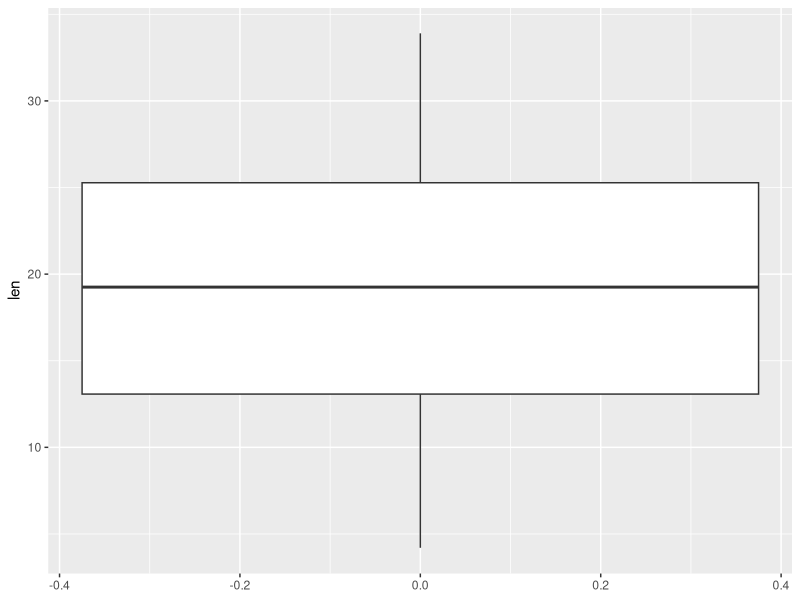
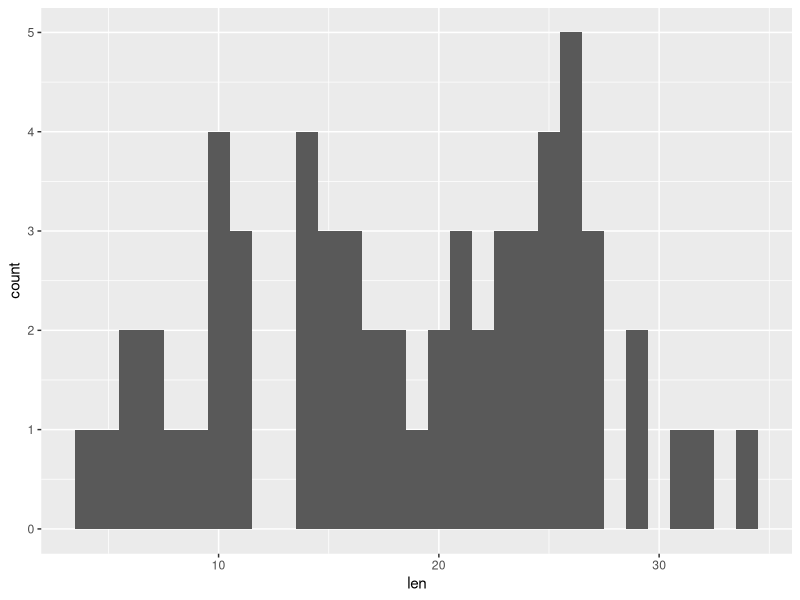
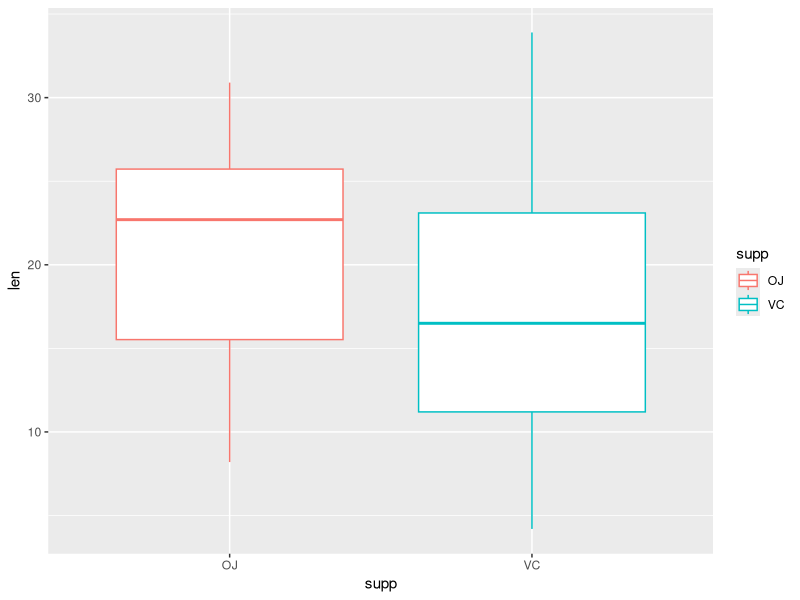
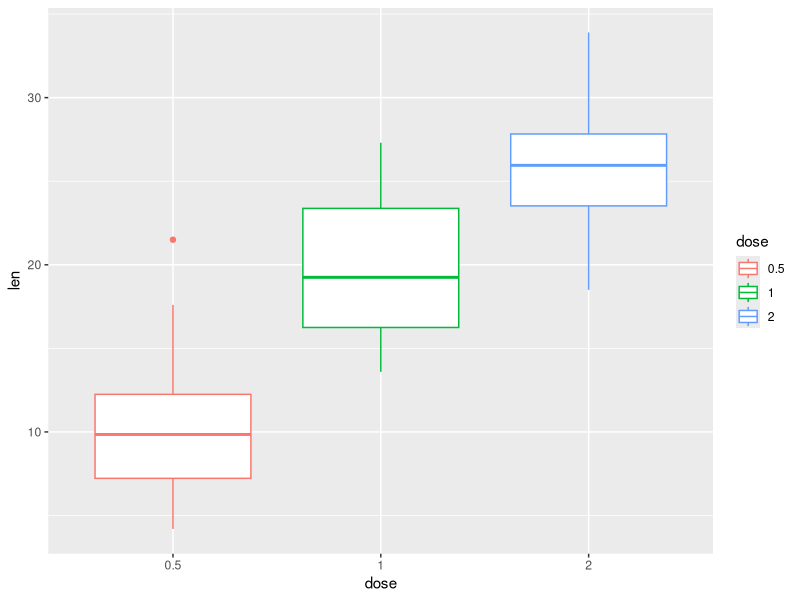

These charts were generated, in order, by the following R code:
## ---- chunk 1
#loading necessary packages
library(tidyverse)
## ---- chunk 2
#loading ToothGrowth dataset
data("ToothGrowth")
# Getting info about internal structure of the data
str(ToothGrowth)
## ---- chunk 3
#Getting first few values in ToothGrowth Data
head(ToothGrowth)
## ---- chunk 4
ToothGrowth %>% 
  group_by(supp) %>% count(supp)
## ---- chunk 5
summary(ToothGrowth$len)
## ---- chunk 6
ggplot(data= ToothGrowth, aes(y = len)) +
  geom_boxplot()

## ---- chunk 7
ggplot(data=ToothGrowth, aes(x=len)) + 
geom_histogram(binwidth = 1)

## ---- chunk 8
ToothGrowth %>% 
  group_by(supp) %>%
  summarise(Avg_Tooth_Length = mean(len), Standard_deviation=sd(len))
## ---- chunk 9
ggplot(data=ToothGrowth , aes(x=supp, y=len, color=supp)) + 
  geom_boxplot()
## ---- chunk 10
ToothGrowth %>% 
  group_by(dose) %>%
  summarise(Avg_Tooth_Length = mean(len))
## ---- chunk 11
#Converting dose data type from numeric to factor
ToothGrowth$dose <- as.factor(ToothGrowth$dose) 
## ---- chunk 12
ggplot(ToothGrowth, aes(x=dose, y=len, color=dose)) +
  geom_boxplot()
## ---- chunk 13

#Calculating the Sample mean and Sample Standard deviation of Tooth Length With respect to given Supplement type

ToothGrowth %>% 
  group_by(supp) %>%
  summarise(Avg_Tooth_Length = mean(len), Standard_deviation=sd(len))
## ---- chunk 14
# Calculating 95% Confidence Interval for True Population mean of animals Tooth length that were given orange juice

#Sampling observations that were given Orange Juice

sample_OJ <- ToothGrowth %>%
  filter(supp=='OJ')

Standard_Err_OJ <- sd(sample_OJ$len)/ sqrt(length(sample_OJ$len))

#Confidence Interval using t distribution
mean(sample_OJ$len) + c(-1,1)*qt(0.975, df= length(sample_OJ$len) - 1 ) * Standard_Err_OJ  
## ---- chunk 15
#Sampling observations that were given Orange Juice

sample_VC <- ToothGrowth %>%
  filter(supp=='VC')

Standard_Err_VC <- sd(sample_VC$len)/ sqrt(length(sample_VC$len))

#Confidence Interval using t distribution
mean(sample_VC$len) + c(-1,1)*qt(0.975, df= length(sample_VC$len) - 1 ) * Standard_Err_VC  
